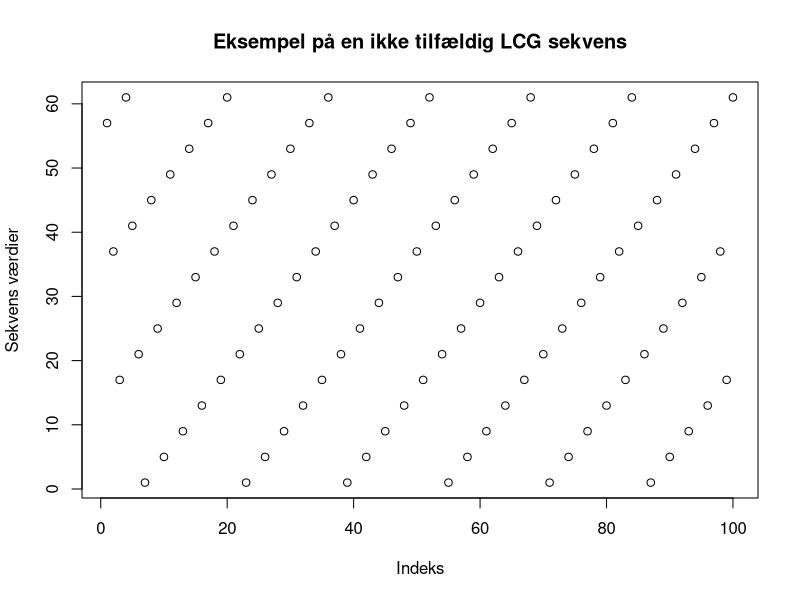
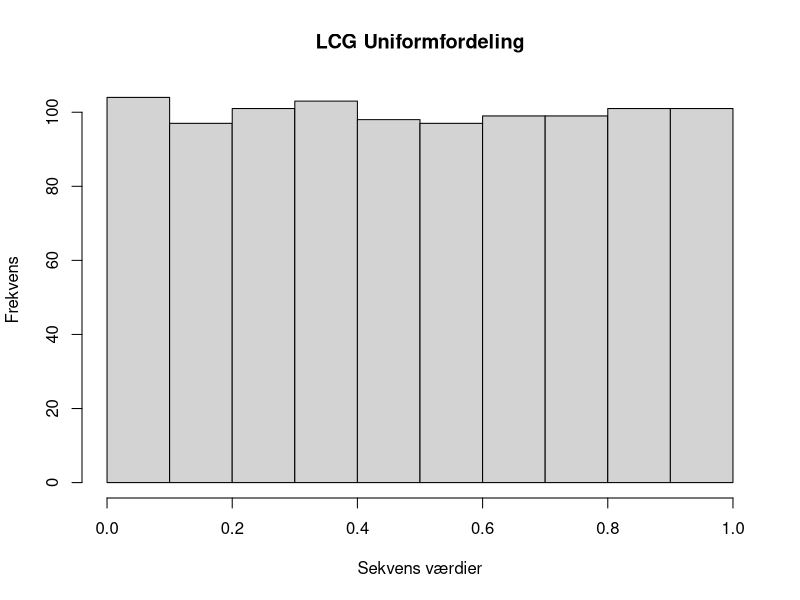
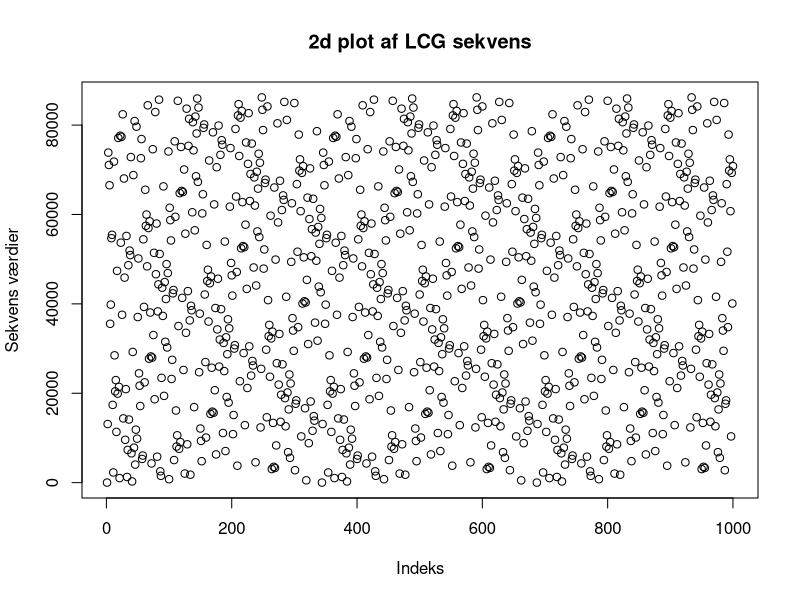
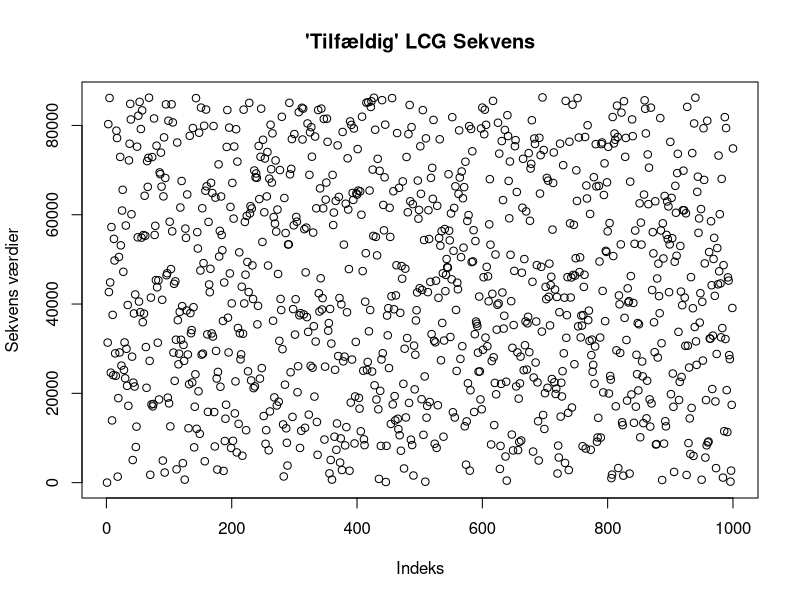
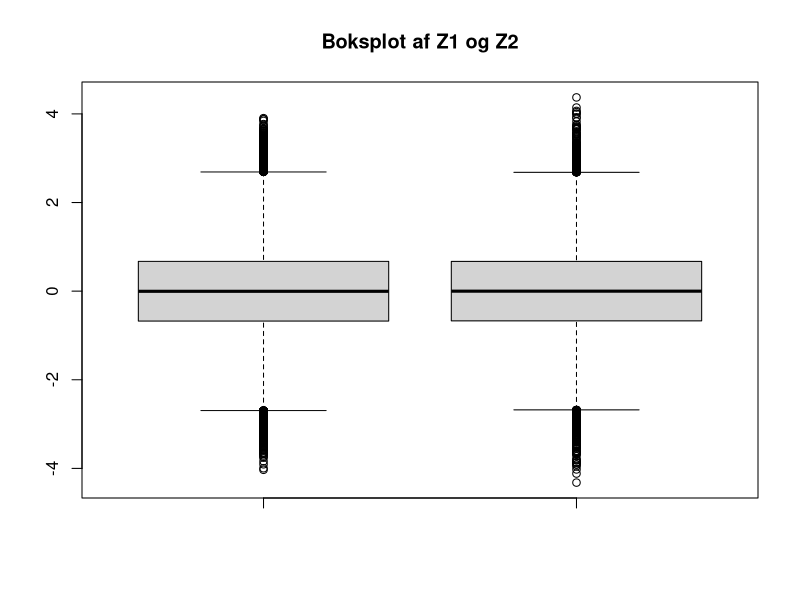
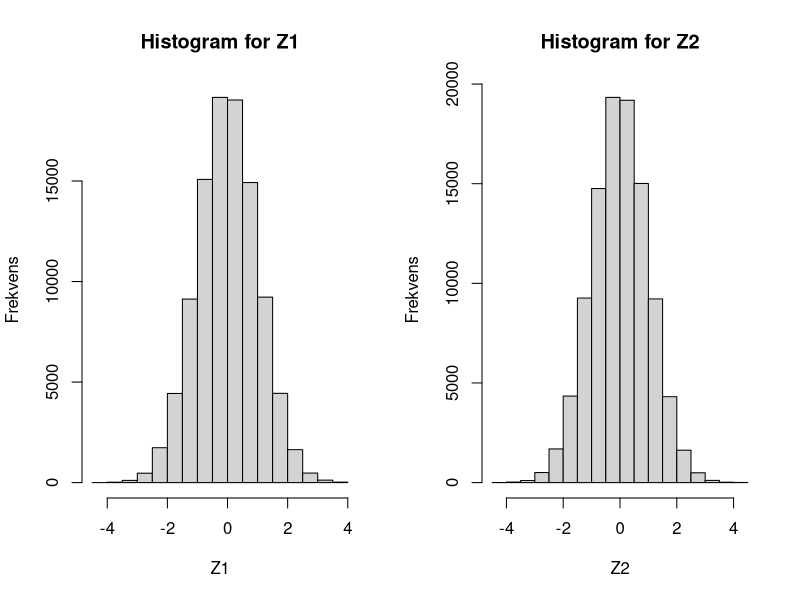
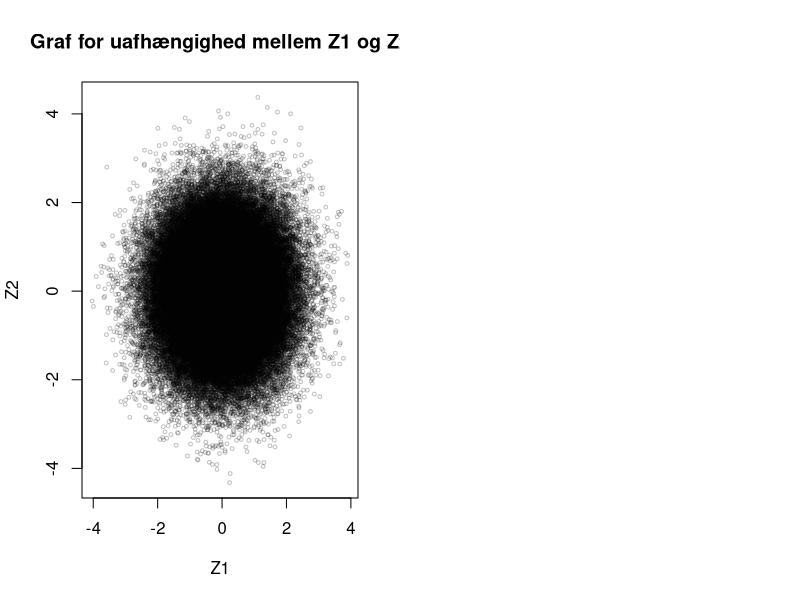

The R script that drew these images, in order:
## ---- chunk 1
lcg <- function(m, a, c, seed, n) {
  
  r <- numeric(n) #Sørger for at n er numerisk
  r[1] <- seed #Angiver startpunktet
  
  for (i in 1: (n-1))
{
  r[i + 1] <- (a * r[i] + c) %% m
  
}
 return(r)
}
## ---- chunk 2
lcg1 <- lcg(64, 33, 12, 57, 100)
lcg1
## ---- chunk 3
plot(lcg1, main = "Eksempel på en ikke tilfældig LCG sekvens", xlab = "Indeks", ylab = "Sekvens værdier" )
## ---- chunk 4
lcg2 <- lcg(86436, 1093, 0, 12, 1000)

hist((lcg2 + 0.05)/ 86436, main = "LCG Uniformfordeling", xlab = "Sekvens værdier", ylab = "Frekvens")
## ---- chunk 5
plot(lcg2, main = "2d plot af LCG sekvens", xlab = "Indeks", ylab = "Sekvens værdier")
## ---- chunk 6
lcg3 <- lcg(86436, 1093, 18257, 12, 1000)

plot(lcg3, main = "'Tilfældig' LCG Sekvens", xlab = "Indeks", ylab = "Sekvens værdier")
## ---- chunk 7
U1 <- runif(n = 100000, min = 0, max = 1)
U2 <- runif(n = 100000, min = 0, max = 1)
## ---- chunk 8
Z1 <- sqrt(-2*log(U1))*cos(2*pi*U2)
Z2 <- sqrt(-2*log(U1))*sin(2*pi*U2)
## ---- chunk 9
boxplot(Z1, Z2, main = "Boksplot af Z1 og Z2")
## ---- chunk 10
mean_Z1 <- mean(Z1)
median_Z1 <- median(Z1)

mean_Z2 <- mean(Z2)
median_Z2 <- median(Z2)


## ---- chunk 11
OutVals1 <- boxplot(Z1, plot = FALSE)$out
outliers_Z1 <- length(OutVals1)

OutVals2 <- boxplot(Z2, plot = FALSE)$out
outliers_Z2 <- length(OutVals2)

outliers_andel_Z1 <- outliers_Z1/length(Z1)
outliers_andel_Z2 <- outliers_Z2/length(Z2)
## ---- chunk 12
par(mfrow = c(1,2))
hist(Z1, main = "Histogram for Z1", ylab = "Frekvens")
hist(Z2, main = "Histogram for Z2", ylab = "Frekvens")
## ---- chunk 13
plot(Z2 ~ Z1, main = "Graf for uafhængighed mellem Z1 og Z2", col = rgb(red = 0, green = 0, blue = 0, alpha = 0.25), pch = 1, cex = 0.5)

